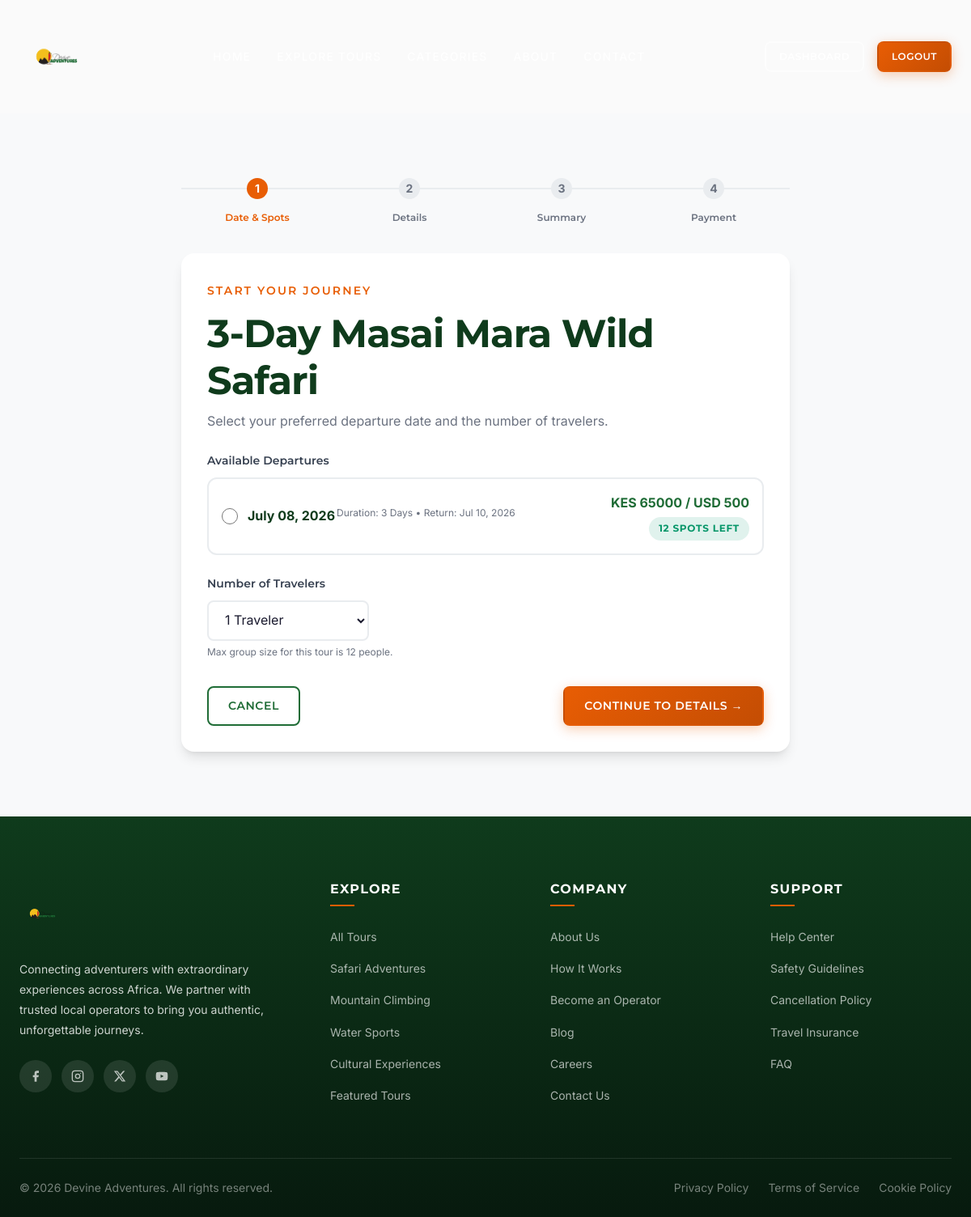
Screenshot of /tours/3-day-masai-mara-wild-safari/book (signed in) with the database file from the repository.
### app/models/tour.py (models this page shows, shortened)
class Tour(db.Model):
    __tablename__ = 'tours'
    id = db.Column(db.Integer, primary_key=True)
    operator_id = db.Column(
        db.Integer, db.ForeignKey('tour_operators.id', ondelete='CASCADE'),
        nullable=False, index=True
    )
    title = db.Column(db.String(200), nullable=False)
    slug = db.Column(db.String(250), unique=True, nullable=False, index=True)
    description = db.Column(db.Text, nullable=False)
    short_description = db.Column(db.String(500))
    duration_days = db.Column(db.Integer, nullable=False)
    difficulty = db.Column(
        db.Enum('easy', 'moderate', 'hard', 'extreme', name='difficulty_level'),
        nullable=False
    )
    max_group_size = db.Column(db.Integer, nullable=False)
    price_kes = db.Column(db.Numeric(10, 2), nullable=False)
    price_usd = db.Column(db.Numeric(10, 2), nullable=False)
    location = db.Column(db.String(200), nullable=False)
    meeting_point = db.Column(db.String(300))
    category = db.Column(
        db.Enum(
            'hiking', 'safari', 'mountain_climbing', 'water_sports',
            'cultural', 'camping', 'cycling', 'wildlife', 'photography',
            name='tour_category'
        ),
        nullable=False
    )
    included_items = db.Column(db.Text)  # Newline-separated list
    excluded_items = db.Column(db.Text)  # Newline-separated list
    cover_image_url = db.Column(db.String(500))
    is_featured = db.Column(db.Boolean, default=False)
    is_active = db.Column(db.Boolean, default=True, nullable=False)
    deposit_percent = db.Column(db.Integer, default=100, nullable=False)
    created_at = db.Column(
        db.DateTime, default=lambda: datetime.now(timezone.utc), nullable=False
    )
    updated_at = db.Column(
        db.DateTime,
        default=lambda: datetime.now(timezone.utc),
        onupdate=lambda: datetime.now(timezone.utc)
    )
    operator = db.relationship('TourOperator', back_populates='tours')
    dates = db.relationship(
        'TourDate', back_populates='tour', lazy='dynamic',
        cascade='all, delete-orphan', order_by='TourDate.start_date'
    )
    images = db.relationship(
        'TourImage', back_populates='tour', lazy='dynamic',
        cascade='all, delete-orphan', order_by='TourImage.sort_order'
    )
    itinerary_days = db.relationship(
        'Itinerary', back_populates='tour', lazy='dynamic',
        cascade='all, delete-orphan', order_by='Itinerary.day_number'
    )
    bookings = db.relationship(
        'Booking', back_populates='tour', lazy='dynamic', cascade='all, delete-orphan'
    )
    reviews = db.relationship(
        'Review', back_populates='tour', lazy='dynamic', cascade='all, delete-orphan'
    )

class TourDate(db.Model):
    __tablename__ = 'tour_dates'
    id = db.Column(db.Integer, primary_key=True)
    tour_id = db.Column(
        db.Integer, db.ForeignKey('tours.id', ondelete='CASCADE'),
        nullable=False, index=True
    )
    start_date = db.Column(db.Date, nullable=False)
    end_date = db.Column(db.Date, nullable=False)
    max_capacity = db.Column(db.Integer, default=20, nullable=False)
    current_bookings = db.Column(db.Integer, default=0, nullable=False)
    price_override_kes = db.Column(db.Numeric(10, 2))  # Seasonal pricing
    price_override_usd = db.Column(db.Numeric(10, 2))
    is_active = db.Column(db.Boolean, default=True, nullable=False)
    tour = db.relationship('Tour', back_populates='dates')
    bookings = db.relationship(
        'Booking', back_populates='tour_date', lazy='dynamic'
    )
    waitlist_entries = db.relationship(
        'Waitlist', back_populates='tour_date', lazy='dynamic',
        cascade='all, delete-orphan'
    )
    @property
    def spots_available(self):
        return max(0, self.max_capacity - self.current_bookings)
    @property
    def is_sold_out(self):
        return self.spots_available <= 0
    @property
    def effective_price_kes(self):
        return self.price_override_kes or self.tour.price_kes
    @property
    def effective_price_usd(self):
        return self.price_override_usd or self.tour.price_usd

### app/routes/bookings.py (the view, shortened to what this page needs)
@bookings_bp.route('/tours/<slug>/book', methods=['GET', 'POST'])
@login_required
def book_tour(slug):
    tour = Tour.query.filter_by(slug=slug, is_active=True).first_or_404()
    step = request.args.get('step', '1')
    if 'booking_flow' not in session:
        session['booking_flow'] = {}
    flow_data = session['booking_flow']
    if step == '1':
        active_dates = tour.dates.filter_by(is_active=True).all()
        return render_template('booking/book_step1.html', tour=tour, active_dates=active_dates)
    abort(404)

### app/templates/booking/book_step1.html (shortened to what this page needs)
{% extends 'base.html' %}
{% block content %}
<section class="section" style="margin-top: var(--navbar-height); background-color: var(--color-gray-50);">
  <div class="container" style="max-width: 800px;">
    <div style="display: flex; justify-content: space-between; margin-bottom: var(--space-8); position: relative;">
      <div style="position: absolute; top: 12px; left: 0; right: 0; height: 2px; background-color: var(--color-gray-200); z-index: 1;"></div>
      <div style="z-index: 3; text-align: center; flex: 1;">
        <div style="width: 26px; height: 26px; border-radius: 50%; background-color: var(--color-burnt-orange); color: white; display: flex; align-items: center; justify-content: center; margin: 0 auto 8px; font-weight: bold; font-size: var(--text-sm);">1</div>
        <span style="font-size: var(--text-xs); font-family: var(--font-heading); font-weight: 600; color: var(--color-burnt-orange);">Date & Spots</span>
      </div>
      <div style="z-index: 3; text-align: center; flex: 1;">
        <div style="width: 26px; height: 26px; border-radius: 50%; background-color: var(--color-gray-200); color: var(--color-gray-500); display: flex; align-items: center; justify-content: center; margin: 0 auto 8px; font-weight: bold; font-size: var(--text-sm);">2</div>
        <span style="font-size: var(--text-xs); font-family: var(--font-heading); font-weight: 600; color: var(--color-text-muted);">Details</span>
      </div>
      <div style="z-index: 3; text-align: center; flex: 1;">
        <div style="width: 26px; height: 26px; border-radius: 50%; background-color: var(--color-gray-200); color: var(--color-gray-500); display: flex; align-items: center; justify-content: center; margin: 0 auto 8px; font-weight: bold; font-size: var(--text-sm);">3</div>
        <span style="font-size: var(--text-xs); font-family: var(--font-heading); font-weight: 600; color: var(--color-text-muted);">Summary</span>
      </div>
      <div style="z-index: 3; text-align: center; flex: 1;">
        <div style="width: 26px; height: 26px; border-radius: 50%; background-color: var(--color-gray-200); color: var(--color-gray-500); display: flex; align-items: center; justify-content: center; margin: 0 auto 8px; font-weight: bold; font-size: var(--text-sm);">4</div>
        <span style="font-size: var(--text-xs); font-family: var(--font-heading); font-weight: 600; color: var(--color-text-muted);">Payment</span>
      </div>
    </div>
    <div class="card" style="padding: var(--space-8); box-shadow: var(--shadow-lg);">
      <span class="section-subtitle">Start Your Journey</span>
      <h2 style="margin-bottom: var(--space-2);">{% block heading %}{{ tour.title }}{% endblock %}</h2>
      <p style="color: var(--color-text-muted); margin-bottom: var(--space-6);">Select your preferred departure date and the number of travelers.</p>
      <form action="{{ url_for('bookings.book_tour', slug=tour.slug, step='1') }}" method="POST" id="booking-form-step1">
        <div class="form-group">
          <label class="form-label" for="tour_date_id">Available Departures</label>
          <div style="display: grid; gap: var(--space-3); margin-top: var(--space-2);">
            {% for d in active_dates %}
              <div style="border: 2px solid var(--color-gray-200); border-radius: var(--radius-lg); padding: var(--space-4); display: flex; align-items: center; justify-content: space-between; transition: all var(--transition-base); {% if d.is_sold_out %}opacity: 0.75; background-color: var(--color-gray-50);{% endif %}" class="date-selector-option">
                <div style="display: flex; align-items: center; gap: var(--space-3);">
                  <input type="radio" name="tour_date_id" id="date-{{ d.id }}" value="{{ d.id }}"
                         {% if d.is_sold_out %}disabled{% else %}required{% endif %}
                         style="width: 20px; height: 20px; accent-color: var(--color-forest);"
                         data-soldout="{{ 'true' if d.is_sold_out else 'false' }}">
                  <label for="date-{{ d.id }}" style="cursor: pointer; display: flex; flex-col; gap: 2px;">
                    <strong style="color: var(--color-forest-dark);">{{ d.start_date.strftime('%B %d, %Y') }}</strong>
                    <span style="font-size: var(--text-xs); color: var(--color-text-muted);">
                      Duration: {{ tour.duration_days }} Days &bull; Return: {{ d.end_date.strftime('%b %d, %Y') }}
                    </span>
                  </label>
                </div>
                <div style="text-align: right;">
                  <div style="font-weight: bold; color: var(--color-forest);">
                    KES {{ d.effective_price_kes|round|int }} / USD {{ d.effective_price_usd|round|int }}
                  </div>
                  {% if d.is_sold_out %}
                    <span class="badge badge--extreme" style="margin-top: var(--space-1);">Sold Out</span>
                  {% else %}
                    <span class="badge badge--easy" style="margin-top: var(--space-1);">{{ d.spots_available }} spots left</span>
                  {% endif %}
                </div>
              </div>
            {% else %}
              <p style="text-align: center; color: var(--color-text-muted); padding: var(--space-6);">No active departure dates scheduled at this time.</p>
            {% endfor %}
          </div>
        </div>
        <div class="form-group" style="margin-top: var(--space-6);">
          <label class="form-label" for="num_guests">Number of Travelers</label>
          <select class="form-select" id="num_guests" name="num_guests" required style="max-width: 200px;">
            {% for i in range(1, tour.max_group_size + 1) %}
              <option value="{{ i }}">{{ i }} Traveler{{ 's' if i > 1 else '' }}</option>
            {% endfor %}
          </select>
          <span style="font-size: var(--text-xs); color: var(--color-text-muted); margin-top: 4px; display: block;">
            Max group size for this tour is {{ tour.max_group_size }} people.
          </span>
        </div>
        <div style="display: flex; justify-content: space-between; align-items: center; margin-top: var(--space-8);">
          <a href="#" class="btn btn--outline-dark">Cancel</a>
          <button type="submit" class="btn btn--primary" id="btn-submit-step1">
            Continue to Details &rarr;
          </button>
        </div>
      </form>
    </div>
  </div>
</section>
{% endblock %}

### rows the page displays
Tour: title "3-Day Masai Mara Wild Safari", duration_days "3", num_guests "1 Traveler", max_group_size "12"
TourDate: current_bookings "☐ July 08, 2026 Duration: 3 Days", start_date "July 08, 2026", end_date "Jul 10, 2026", effective_price_kes "65000", effective_price_usd "500", spots_available "12"

### other values shown
{{ site_name }} "Devine Adventures"
